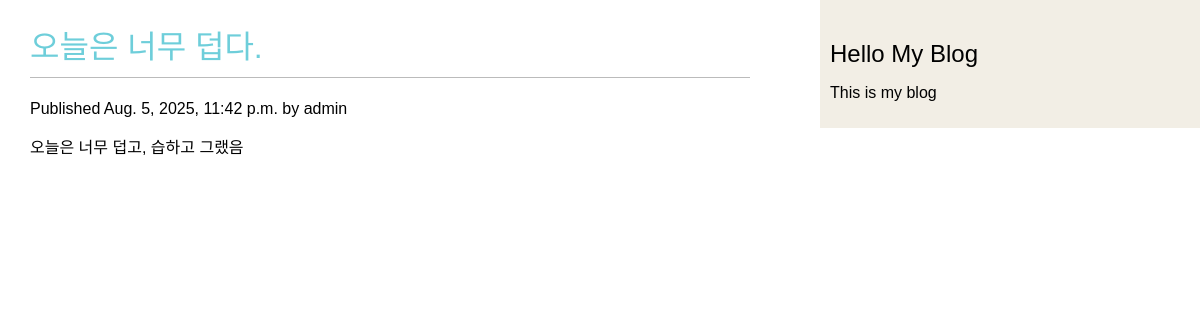
The app's page /blog/2025/8/5/today-hot/ with its own data.
### blog/models.py (models this page shows, shortened)
class Post(models.Model):
    class Status(models.TextChoices):
        DRAFT = 'DF', 'Draft'
        PUBLISHED = 'PB', 'Published'
    title = models.CharField(max_length=250)
    slug = models.SlugField(max_length=250,unique_for_date='publish')
    author = models.ForeignKey(User,on_delete=models.CASCADE, related_name='blog_posts')
    body = models.TextField()
    publish = models.DateTimeField(auto_now_add=timezone.now())
    created = models.DateTimeField(auto_now_add=True)
    updated = models.DateTimeField(auto_now_add=True)
    status = models.CharField(max_length=2,
                              choices=Status.choices,
                              default=Status.DRAFT)
    objects = models.Manager()
    published = PublishedManager() # 커스텀 관리자
    class Meta:
        ordering = ['-publish']
        indexes = [
            models.Index(fields = ['-publish']), # https://docs.djangoproject.com/en/4.1/ref/models/indexes/
        ]

### blog/views.py (the view)
# urls.py: path('<int:year>/<int:month>/<int:day>/<slug:post>/',views.post_detail,name='post_detail'),
def post_detail(request, year, month, day, post):
    post = get_object_or_404(Post,status=Post.Status.PUBLISHED,slug =post, publish__year = year, publish__month = month, publish__day = day)
    return render(request,'blog/post/detail.html',{'post':post})

### blog/templates/blog/post/detail.html
{% extends "blog/base.html" %} {% block title %}{{ post.title }} {% endblock %}
{% block content %}
<h1>{{ post.title }}</h1>
<p class=date"> Published {{ post.publish }} by {{ post.author }}</p>
{{ post.body|linebreaks }}
{% endblock content %}

### blog/static/css/blog.css (style rules this page uses)
body { margin:0; padding:0; font-family:helvetica, sans-serif; }
h1 { color:#6ECEDA; font-weight:normal; border-bottom:1px solid #bbb; padding:0 0 10px 0; }

### records on screen
Post: title "오늘은 너무 덥다.", publish "Aug. 5, 2025, 11:42 p.m.", author "admin", body "오늘은 너무 덥고, 습하고 그랬음"
